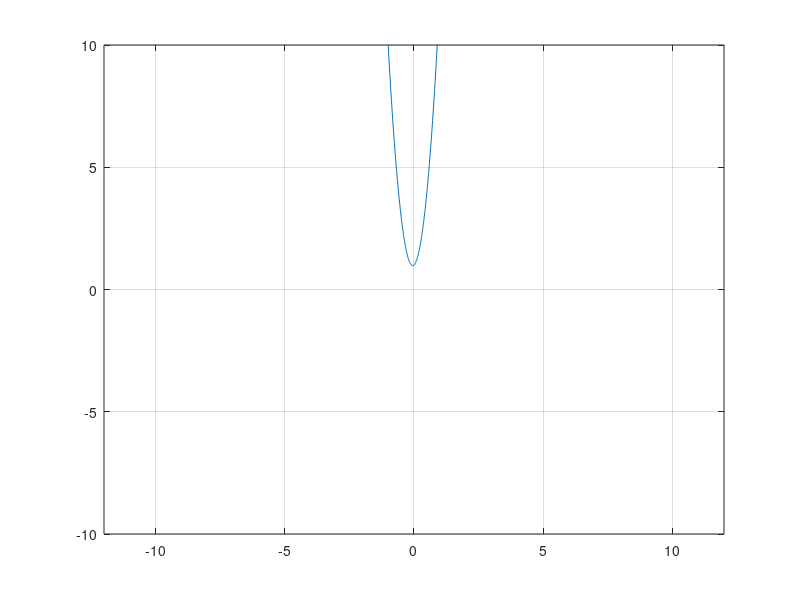

MATLAB code to generate this figure:
x = -10:0.01:10;

XMIN =-12;
XMAX = 12;
YMIN =-10;
YMAX = 10;

w_0 = 1;
x_0 = power(x, 0);


w_1 = 1;
x_1 = power(x, 1);


w_2 = 10;
x_2 = power(x, 2);


w_3 = 0.02;
x_3 = power(x, 3);

func = w_0 * x_0 + w_1 * x_1 + w_2 * x_2 + w_3 * x_3;

figure(1);

plot(x, func);
hold on;
axis([XMIN XMAX YMIN YMAX]);
grid on;
